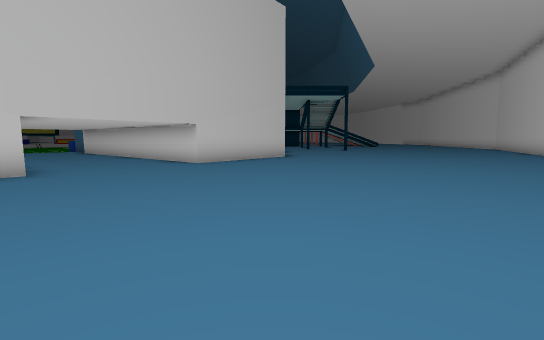
View 1 (above)

21 first-person views from a walk through a Unity game level. The camera is 1.4 m above the floor, tilts 6° down and sees 85° across. The floor is counted in squares, 2 m on a side. Each view is taken from the middle of a square. On the plan, view 1 faces up. The plan holds only what a view shows up to about 10 squares ahead; the rest is blank. The place goes on beyond the plan. Some surface patterns are stand-ins.

View 2
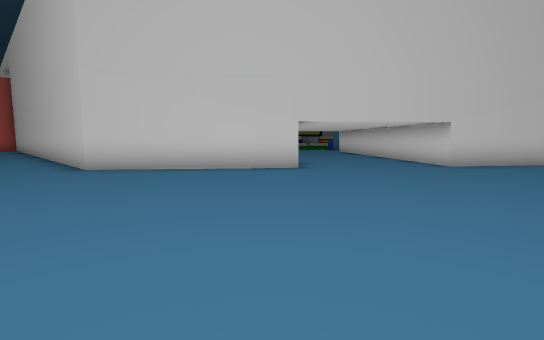

View 3
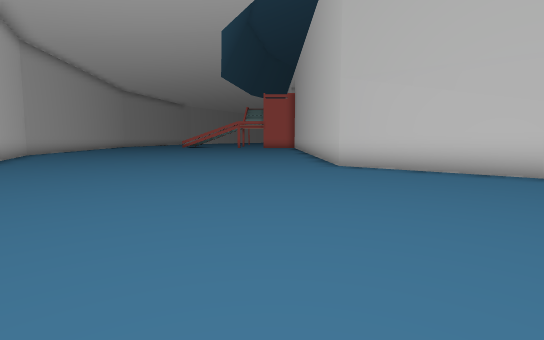

View 4
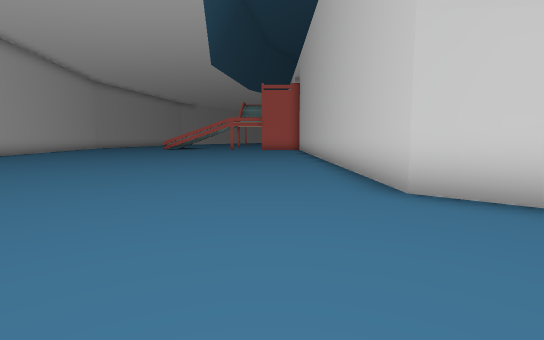

View 5
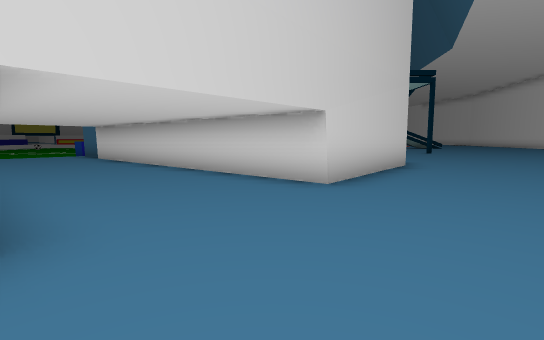

View 6
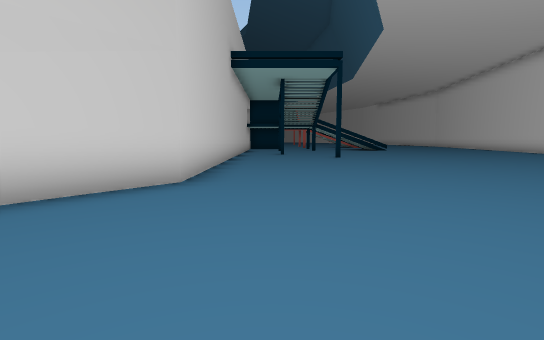

View 7
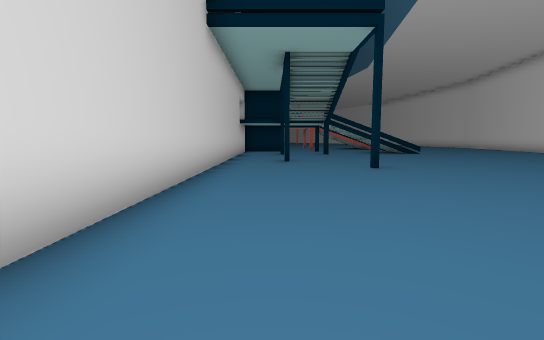

View 8
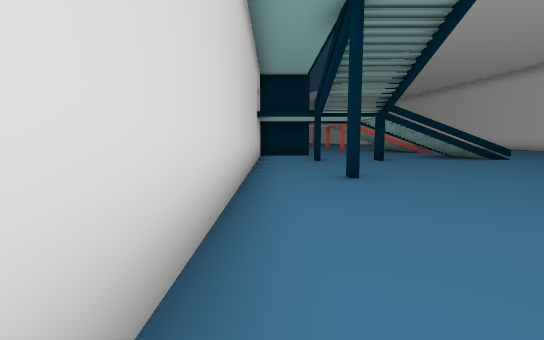

View 9
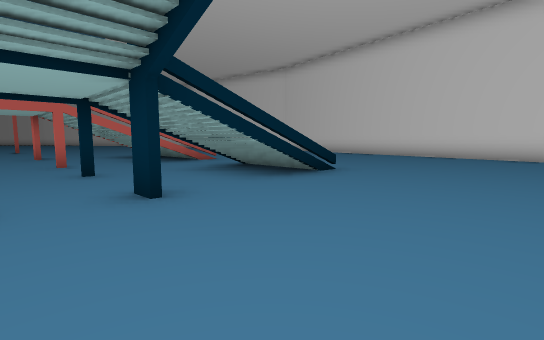

View 10
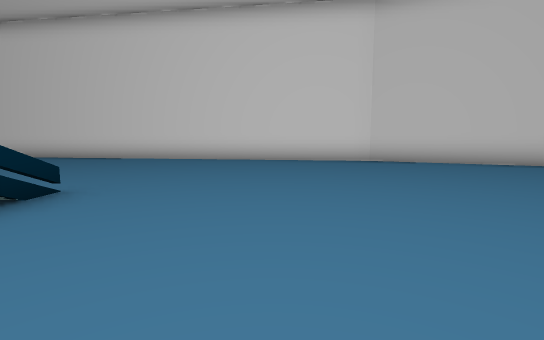

View 11
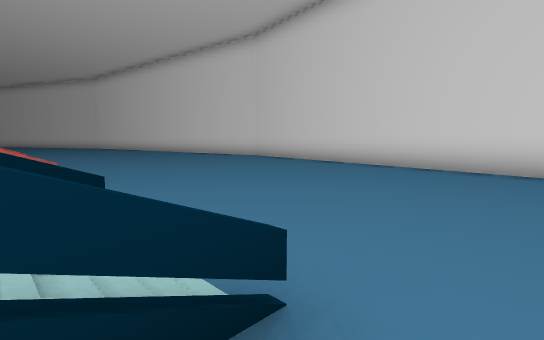

View 12
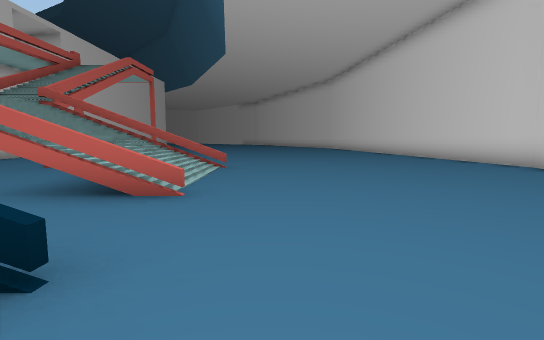

View 13
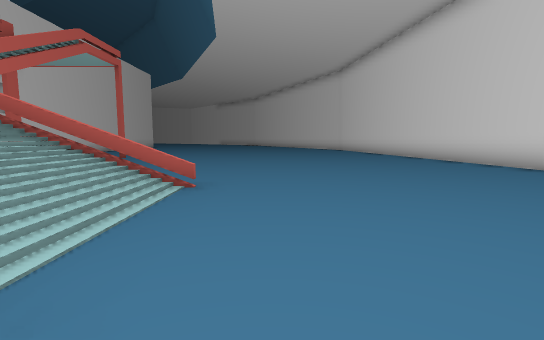

View 14
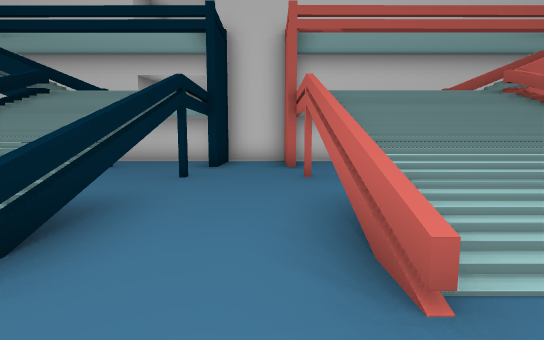

View 15
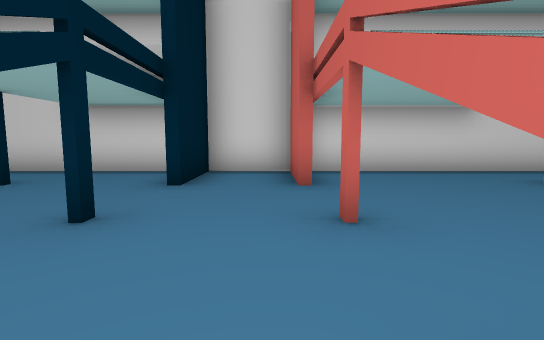

View 16
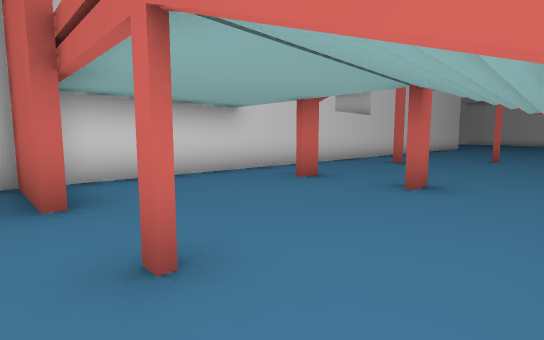

View 17
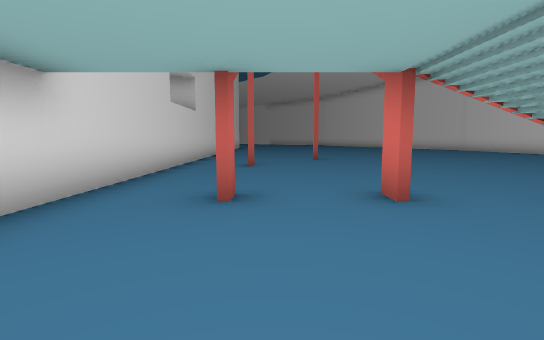

View 18
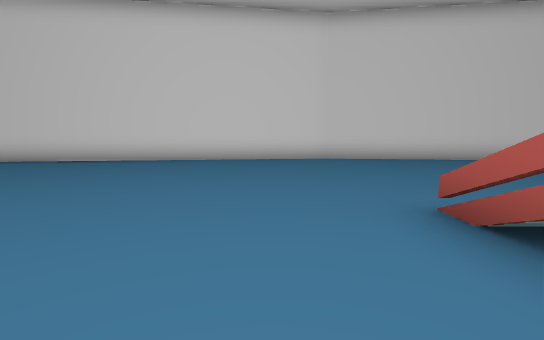

View 19
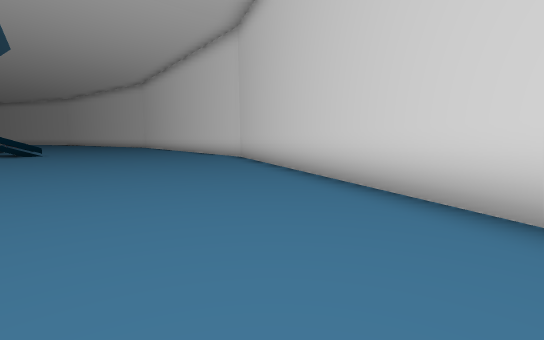

View 20
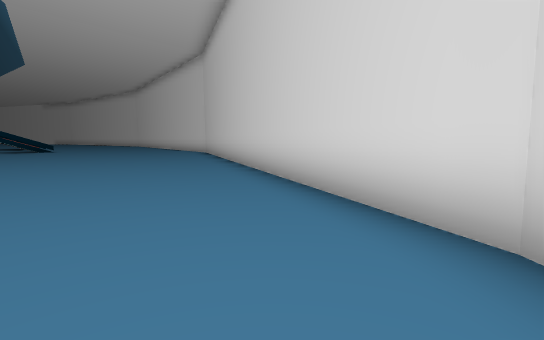

View 21
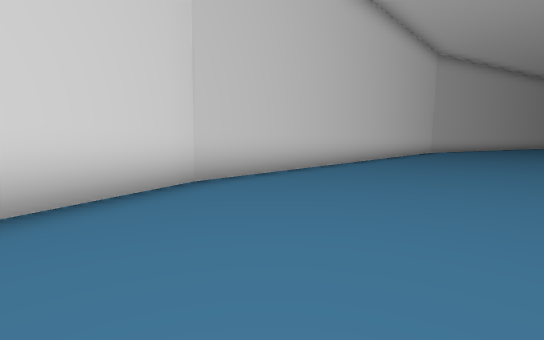

### Floor plan
Points are (right, up) in squares from view 1. A wall is a line through its corners. A room is listed if a view was taken in it or the views show most of it. See-through windows are left out.
Room 1 (views 1, 2, 3, 4, 5, 6, 7, 8, 9, 10, 11, 12, 13, 14, 15, 16, 17, 18, 19, 20, 21)
walls: (2.4, 20.1) (2.4, 20.6); (2.4, 24.4) (2.4, 25); (4.4, 24.4) (4.4, 25); (0.5, 27) (0.5, 11.9) (-2.2, 8.6) (-8.5, 14.1); (9, 24.8) (6, 24.8); (2.6, 29.4) (0.5, 29.4) (0.5, 27.6) (2.6, 27.6); (14.2, 18.9) (16.3, 33.2); (-4.6, 5.6) (-7.8, 1.8) (-14.1, 1.8); (9, 29.6) (5.9, 29.6); (4.4, 33.2) (4.4, 33.9); (2.5, 33.9) (2.5, 33.2); (4.6, 33.9) (4.6, 33.2); (3.5, 0.9) (8.3, 6.2) (14.3, 19.1); (2.5, 38) (2.5, 37.5); (16.3, 33.1) (15.2, 40.6); (0.5, 40.1) (0.5, 29.7)
low walls: (9, 27.3) (8.5, 27.3); (6.5, 33.3) (6, 33.3); (7.9, 33.4) (8.9, 33.4)
ways out: gap at (7.5, 25)

Where each view was taken, in squares from view 1:
view 1: 0 up, 0 right, facing up
view 2: 0 up, 0 right, facing up-left
view 3: 0 up, 0 right, facing left
view 4: 0 up, 4 left, facing left
view 5: 4 up, 3 left, facing up
view 6: 7 up, 2 right, facing up
view 7: 11 up, 2 right, facing up
view 8: 15 up, 1 right, facing up
view 9: 21 up, 3 right, facing up-right
view 10: 22 up, 5 right, facing right
view 11: 24 up, 8 right, facing up-right
view 12: 26 up, 10 right, facing up
view 13: 29 up, 10 right, facing up
view 14: 29 up, 10 right, facing left
view 15: 29 up, 7 right, facing left
view 16: 29 up, 6 right, facing up-left
view 17: 30 up, 3 right, facing up
view 18: 35 up, 6 right, facing right
view 19: 10 up, 7 right, facing up-right
view 20: 6 up, 6 right, facing up-right
view 21: 11 up, 7 right, facing down
